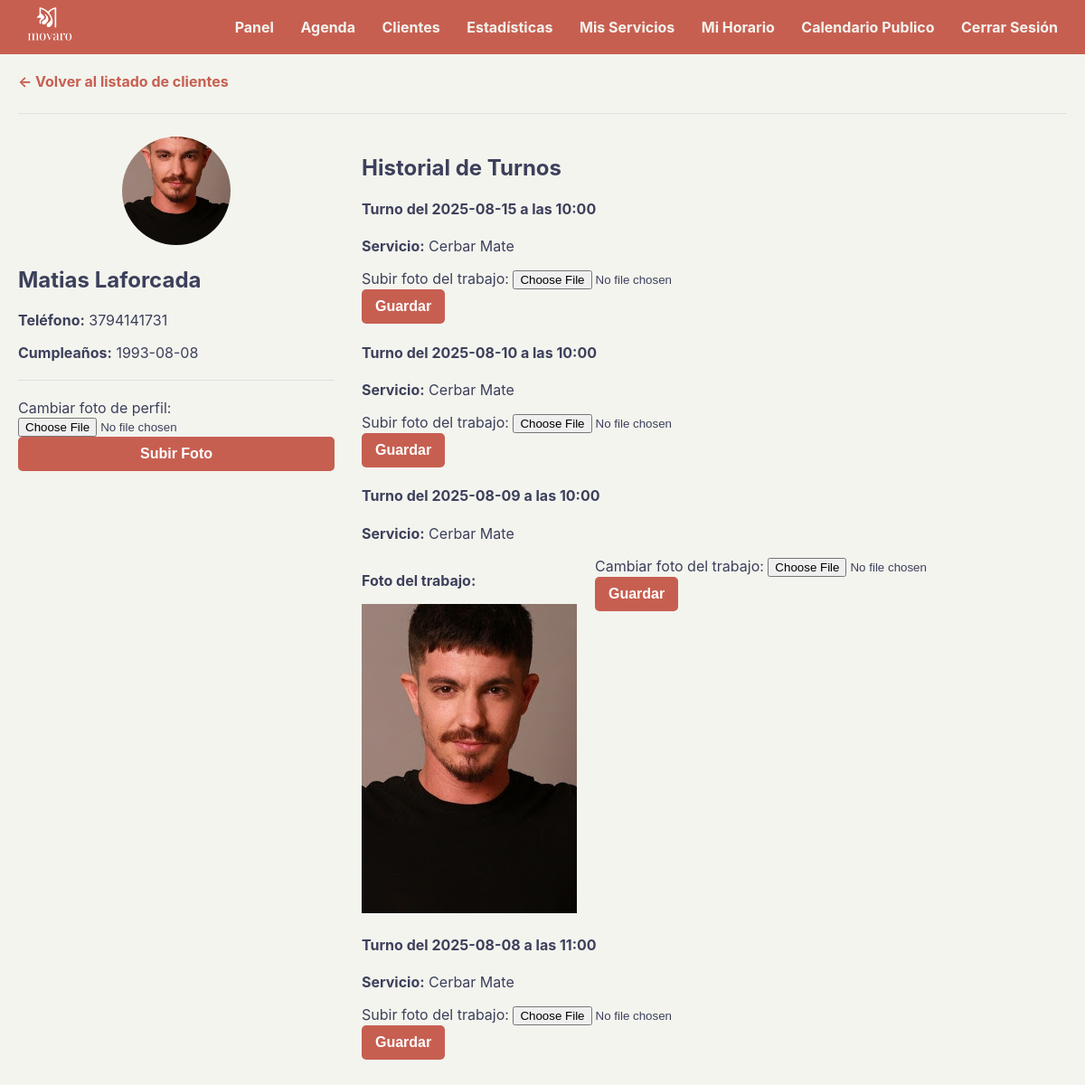
The page /cliente/1 (signed in) on the database its author committed.
### tables this page shows
CREATE TABLE clientes (
            id INTEGER PRIMARY KEY AUTOINCREMENT, usuario_id INTEGER NOT NULL,
            nombre TEXT NOT NULL, apellido TEXT NOT NULL,
            telefono TEXT, cumpleanos TEXT, avatar_path TEXT,
            premios_recibidos INTEGER NOT NULL DEFAULT 0,
            FOREIGN KEY (usuario_id) REFERENCES usuarios (id)
        );

CREATE TABLE turnos (
            id INTEGER PRIMARY KEY AUTOINCREMENT, usuario_id INTEGER NOT NULL,
            cliente_id INTEGER NOT NULL, servicio_id INTEGER NOT NULL,
            servicio_nombre TEXT NOT NULL, fecha TEXT NOT NULL,
            hora TEXT NOT NULL, foto_path TEXT,
            FOREIGN KEY (usuario_id) REFERENCES usuarios (id),
            FOREIGN KEY (cliente_id) REFERENCES clientes (id),
            FOREIGN KEY (servicio_id) REFERENCES servicios (id)
        );

### app.py (the view)
@app.route('/cliente/<int:cliente_id>')
def ver_cliente_detalle(cliente_id):
    if 'usuario_id' not in session: return redirect('/login')
    usuario_id_actual = session['usuario_id']
    conn = sqlite3.connect(DATABASE)
    conn.row_factory = sqlite3.Row
    cursor = conn.cursor()
    cursor.execute("SELECT * FROM clientes WHERE id = ? AND usuario_id = ?", (cliente_id, usuario_id_actual))
    cliente = cursor.fetchone()
    if cliente:
        cursor.execute("SELECT * FROM turnos WHERE cliente_id = ? AND usuario_id = ? ORDER BY fecha DESC, hora DESC", (cliente_id, usuario_id_actual))
        turnos_del_cliente = cursor.fetchall()
        conn.close()
        return render_template('detalle_cliente.html', clienta=cliente, turnos=turnos_del_cliente)
    conn.close()
    return redirect('/clientes')

### templates/detalle_cliente.html (shortened to what this page needs)
{% extends "base.html" %}
{% block content %}
<a href="/clientes">← Volver al listado de clientes</a>
<hr>
<div class="layout-container">
    <div class="layout-col-lateral">
        <div class="card">
            <div style="text-align: center; margin-bottom: 20px;">
                {% if clienta.avatar_path %}
                    <img src="{{ url_for('static', filename='uploads/' + clienta.avatar_path) }}" alt="Avatar" style="width:120px; height:120px; border-radius:50%; object-fit:cover;">
                {% else %}
                    <img src="{{ url_for('static', filename='placeholder.png') }}" alt="Avatar por defecto" style="width:120px; height:120px; border-radius:50%; object-fit:cover;">
                {% endif %}
            </div>
            <h2>{{ clienta.nombre }} {{ clienta.apellido }}</h2>
            <p><strong>Teléfono:</strong> {{ clienta.telefono or 'No especificado' }}</p>
            <p><strong>Cumpleaños:</strong> {{ clienta.cumpleanos or 'No especificado' }}</p>
            <hr style="margin: 20px 0;">
            <form action="/subir_avatar" method="post" enctype="multipart/form-data">
                <div class="form-group">
                    <label for="avatar">Cambiar foto de perfil:</label>
                    <input type="file" id="avatar" name="avatar" accept="image/*" required>
                </div>
                <button type="submit" style="width:100%;">Subir Foto</button>
            </form>
        </div>
    </div>
    <div class="layout-col-principal">
        <h2>Historial de Turnos</h2>
        {% if turnos %}
            {% for turno in turnos %}
                <div class="card" style="margin-bottom: 20px;">
                    <h4>Turno del {{ turno.fecha }} a las {{ turno.hora }}</h4>
                    <p><strong>Servicio:</strong> {{ turno.servicio_nombre }}</p>
                    <div style="display:flex; gap: 20px; align-items: flex-start;">
                        {% if turno.foto_path %}
                            <div>
                                <p><strong>Foto del trabajo:</strong></p>
                                <img src="{{ url_for('static', filename='uploads/' + turno.foto_path) }}" alt="Foto del trabajo" style="border-radius: var(--border-radius);">
                            </div>
                        {% endif %}
                        <div style="flex-grow: 1;">
                            <form action="/subir_foto" method="post" enctype="multipart/form-data">
                                <div class="form-group">
                                    <label for="foto-{{ turno.id }}">
                                        {% if turno.foto_path %}Cambiar foto{% else %}Subir foto{% endif %} del trabajo:
                                    </label>
                                    <input type="file" id="foto-{{ turno.id }}" name="foto" accept="image/*" required>
                                </div>
                                <button type="submit">Guardar</button>
                            </form>
                        </div>
                    </div>
                </div>
            {% endfor %}
        {% else %}
            <div class="card">
                <p>Este cliente aún no tiene turnos registrados.</p>
            </div>
        {% endif %}
    </div>
</div>
{% endblock %}

### static/style.css (style rules this page uses)
:root { --color-primario: #C75F51; --color-secundario: #27626A; --color-texto: #3d405b; --color-fondo: #F3F4EE; --color-blanco: #FFFFFF; --color-borde-suave: #e0e0e0; --color-rojo-peligro: #dc3545; }
body { font-family: -apple-system, BlinkMacSystemFont, "Segoe UI", Roboto, Helvetica, Arial, sans-serif; margin: 0; background-color: var(--color-fondo); color: var(--color-texto); }
a { color: var(--color-primario); text-decoration: none; font-weight: bold; }
button, .boton-accion { background-color: var(--color-primario); color: var(--color-blanco); padding: 10px 15px; border: none; border-radius: 5px; cursor: pointer; font-size: 1em; font-weight: bold; }
hr { border: none; border-top: 1px solid var(--color-borde-suave); margin: 25px 0; }
img { max-width: 100%; height: auto; }
.layout-container { display: flex; flex-direction: row; gap: 30px; }
.layout-col-principal { flex: 1; min-width: 0; }
.layout-col-lateral { width: 350px; flex-shrink: 0; }

### rows shown on the page
clientes: avatar_path (picture), nombre "Matias", apellido "Laforcada", telefono "3794141731", cumpleanos "1993-08-08"
turnos: fecha "2025-08-15", hora "10:00", servicio_nombre "Cerbar Mate", shows "Subir foto"
turnos: fecha "2025-08-10", hora "10:00", servicio_nombre "Cerbar Mate", shows "Subir foto"
turnos: fecha "2025-08-09", hora "10:00", servicio_nombre "Cerbar Mate", foto_path (picture), shows "Cambiar foto"
turnos: fecha "2025-08-08", hora "11:00", servicio_nombre "Cerbar Mate", shows "Subir foto"
